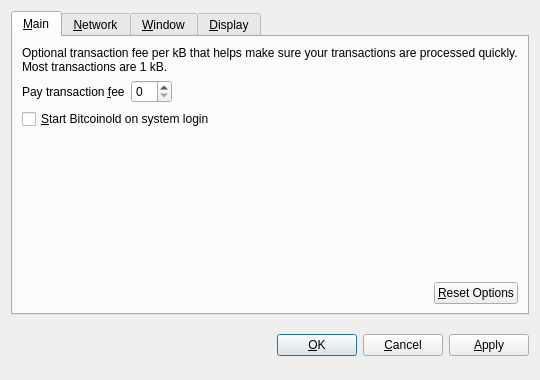
<?xml version="1.0" encoding="UTF-8"?>
<ui version="4.0">
 <class>OptionsDialog</class>
 <widget class="QDialog" name="OptionsDialog">
  <property name="geometry">
   <rect>
    <x>0</x>
    <y>0</y>
    <width>540</width>
    <height>380</height>
   </rect>
  </property>
  <property name="windowTitle">
   <string>Options</string>
  </property>
  <property name="modal">
   <bool>true</bool>
  </property>
  <layout class="QVBoxLayout" name="verticalLayout">
   <item>
    <widget class="QTabWidget" name="tabWidget">
     <property name="tabPosition">
      <enum>QTabWidget::North</enum>
     </property>
     <property name="currentIndex">
      <number>0</number>
     </property>
     <widget class="QWidget" name="tabMain">
      <attribute name="title">
       <string>&amp;Main</string>
      </attribute>
      <layout class="QVBoxLayout" name="verticalLayout_Main">
       <item>
        <widget class="QLabel" name="transactionFeeInfoLabel">
         <property name="text">
          <string>Optional transaction fee per kB that helps make sure your transactions are processed quickly. Most transactions are 1 kB.</string>
         </property>
         <property name="textFormat">
          <enum>Qt::PlainText</enum>
         </property>
         <property name="wordWrap">
          <bool>true</bool>
         </property>
        </widget>
       </item>
       <item>
        <layout class="QHBoxLayout" name="horizontalLayout_1_Main">
         <item>
          <widget class="QLabel" name="transactionFeeLabel">
           <property name="text">
            <string>Pay transaction &amp;fee</string>
           </property>
           <property name="textFormat">
            <enum>Qt::PlainText</enum>
           </property>
           <property name="buddy">
            <cstring>transactionFee</cstring>
           </property>
          </widget>
         </item>
         <item>
          <widget class="BitcoinoldAmountField" name="transactionFee"/>
         </item>
         <item>
          <spacer name="horizontalSpacer_1_Main">
           <property name="orientation">
            <enum>Qt::Horizontal</enum>
           </property>
           <property name="sizeHint" stdset="0">
            <size>
             <width>40</width>
             <height>20</height>
            </size>
           </property>
          </spacer>
         </item>
        </layout>
       </item>
       <item>
        <widget class="QCheckBox" name="bitcoinoldAtStartup">
         <property name="toolTip">
          <string>Automatically start Bitcoinold after logging in to the system.</string>
         </property>
         <property name="text">
          <string>&amp;Start Bitcoinold on system login</string>
         </property>
        </widget>
       </item>
       <item>
        <spacer name="verticalSpacer_Main">
         <property name="orientation">
          <enum>Qt::Vertical</enum>
         </property>
         <property name="sizeHint" stdset="0">
          <size>
           <width>20</width>
           <height>40</height>
          </size>
         </property>
        </spacer>
       </item>
       <item>
        <layout class="QHBoxLayout" name="horizontalLayout_2_Main">
         <item>
          <spacer name="horizontalSpacer_2_Main">
           <property name="orientation">
            <enum>Qt::Horizontal</enum>
           </property>
           <property name="sizeHint" stdset="0">
            <size>
             <width>40</width>
             <height>20</height>
            </size>
           </property>
          </spacer>
         </item>
         <item>
          <widget class="QPushButton" name="resetButton">
           <property name="toolTip">
            <string>Reset all client options to default.</string>
           </property>
           <property name="text">
            <string>&amp;Reset Options</string>
           </property>
           <property name="autoDefault">
            <bool>false</bool>
           </property>
          </widget>
         </item>
        </layout>
       </item>
      </layout>
     </widget>
     <widget class="QWidget" name="tabNetwork">
      <attribute name="title">
       <string>&amp;Network</string>
      </attribute>
      <layout class="QVBoxLayout" name="verticalLayout_Network">
       <item>
        <widget class="QCheckBox" name="mapPortUpnp">
         <property name="toolTip">
          <string>Automatically open the Bitcoinold client port on the router. This only works when your router supports UPnP and it is enabled.</string>
         </property>
         <property name="text">
          <string>Map port using &amp;UPnP</string>
         </property>
        </widget>
       </item>
       <item>
        <widget class="QCheckBox" name="connectSocks">
         <property name="toolTip">
          <string>Connect to the Bitcoinold network through a SOCKS proxy (e.g. when connecting through Tor).</string>
         </property>
         <property name="text">
          <string>&amp;Connect through SOCKS proxy:</string>
         </property>
        </widget>
       </item>
       <item>
        <layout class="QHBoxLayout" name="horizontalLayout_Network">
         <item>
          <widget class="QLabel" name="proxyIpLabel">
           <property name="text">
            <string>Proxy &amp;IP:</string>
           </property>
           <property name="textFormat">
            <enum>Qt::PlainText</enum>
           </property>
           <property name="buddy">
            <cstring>proxyIp</cstring>
           </property>
          </widget>
         </item>
         <item>
          <widget class="QValidatedLineEdit" name="proxyIp">
           <property name="maximumSize">
            <size>
             <width>140</width>
             <height>16777215</height>
            </size>
           </property>
           <property name="toolTip">
            <string>IP address of the proxy (e.g. 127.0.0.1)</string>
           </property>
          </widget>
         </item>
         <item>
          <widget class="QLabel" name="proxyPortLabel">
           <property name="text">
            <string>&amp;Port:</string>
           </property>
           <property name="textFormat">
            <enum>Qt::PlainText</enum>
           </property>
           <property name="buddy">
            <cstring>proxyPort</cstring>
           </property>
          </widget>
         </item>
         <item>
          <widget class="QLineEdit" name="proxyPort">
           <property name="maximumSize">
            <size>
             <width>55</width>
             <height>16777215</height>
            </size>
           </property>
           <property name="toolTip">
            <string>Port of the proxy (e.g. 9050)</string>
           </property>
          </widget>
         </item>
         <item>
          <widget class="QLabel" name="socksVersionLabel">
           <property name="text">
            <string>SOCKS &amp;Version:</string>
           </property>
           <property name="textFormat">
            <enum>Qt::PlainText</enum>
           </property>
           <property name="buddy">
            <cstring>socksVersion</cstring>
           </property>
          </widget>
         </item>
         <item>
          <widget class="QValueComboBox" name="socksVersion">
           <property name="toolTip">
            <string>SOCKS version of the proxy (e.g. 5)</string>
           </property>
          </widget>
         </item>
         <item>
          <spacer name="horizontalSpacer_Network">
           <property name="orientation">
            <enum>Qt::Horizontal</enum>
           </property>
           <property name="sizeHint" stdset="0">
            <size>
             <width>40</width>
             <height>20</height>
            </size>
           </property>
          </spacer>
         </item>
        </layout>
       </item>
       <item>
        <spacer name="verticalSpacer_Network">
         <property name="orientation">
          <enum>Qt::Vertical</enum>
         </property>
         <property name="sizeHint" stdset="0">
          <size>
           <width>20</width>
           <height>40</height>
          </size>
         </property>
        </spacer>
       </item>
      </layout>
     </widget>
     <widget class="QWidget" name="tabWindow">
      <attribute name="title">
       <string>&amp;Window</string>
      </attribute>
      <layout class="QVBoxLayout" name="verticalLayout_Window">
       <item>
        <widget class="QCheckBox" name="minimizeToTray">
         <property name="toolTip">
          <string>Show only a tray icon after minimizing the window.</string>
         </property>
         <property name="text">
          <string>&amp;Minimize to the tray instead of the taskbar</string>
         </property>
        </widget>
       </item>
       <item>
        <widget class="QCheckBox" name="minimizeOnClose">
         <property name="toolTip">
          <string>Minimize instead of exit the application when the window is closed. When this option is enabled, the application will be closed only after selecting Quit in the menu.</string>
         </property>
         <property name="text">
          <string>M&amp;inimize on close</string>
         </property>
        </widget>
       </item>
       <item>
        <spacer name="verticalSpacer_Window">
         <property name="orientation">
          <enum>Qt::Vertical</enum>
         </property>
         <property name="sizeHint" stdset="0">
          <size>
           <width>20</width>
           <height>40</height>
          </size>
         </property>
        </spacer>
       </item>
      </layout>
     </widget>
     <widget class="QWidget" name="tabDisplay">
      <attribute name="title">
       <string>&amp;Display</string>
      </attribute>
      <layout class="QVBoxLayout" name="verticalLayout_Display">
       <item>
        <layout class="QHBoxLayout" name="horizontalLayout_1_Display">
         <item>
          <widget class="QLabel" name="langLabel">
           <property name="text">
            <string>User Interface &amp;language:</string>
           </property>
           <property name="textFormat">
            <enum>Qt::PlainText</enum>
           </property>
           <property name="buddy">
            <cstring>lang</cstring>
           </property>
          </widget>
         </item>
         <item>
          <widget class="QValueComboBox" name="lang">
           <property name="toolTip">
            <string>The user interface language can be set here. This setting will take effect after restarting Bitcoinold.</string>
           </property>
          </widget>
         </item>
        </layout>
       </item>
       <item>
        <layout class="QHBoxLayout" name="horizontalLayout_2_Display">
         <item>
          <widget class="QLabel" name="unitLabel">
           <property name="text">
            <string>&amp;Unit to show amounts in:</string>
           </property>
           <property name="textFormat">
            <enum>Qt::PlainText</enum>
           </property>
           <property name="buddy">
            <cstring>unit</cstring>
           </property>
          </widget>
         </item>
         <item>
          <widget class="QValueComboBox" name="unit">
           <property name="toolTip">
            <string>Choose the default subdivision unit to show in the interface and when sending coins.</string>
           </property>
          </widget>
         </item>
        </layout>
       </item>
       <item>
        <widget class="QCheckBox" name="displayAddresses">
         <property name="toolTip">
          <string>Whether to show Bitcoinold addresses in the transaction list or not.</string>
         </property>
         <property name="text">
          <string>&amp;Display addresses in transaction list</string>
         </property>
        </widget>
       </item>
       <item>
        <spacer name="verticalSpacer_Display">
         <property name="orientation">
          <enum>Qt::Vertical</enum>
         </property>
         <property name="sizeHint" stdset="0">
          <size>
           <width>20</width>
           <height>40</height>
          </size>
         </property>
        </spacer>
       </item>
      </layout>
     </widget>
    </widget>
   </item>
   <item>
    <layout class="QHBoxLayout" name="horizontalLayout_Buttons">
     <item>
      <spacer name="horizontalSpacer_1">
       <property name="orientation">
        <enum>Qt::Horizontal</enum>
       </property>
       <property name="sizeHint" stdset="0">
        <size>
         <width>40</width>
         <height>48</height>
        </size>
       </property>
      </spacer>
     </item>
     <item>
      <widget class="QLabel" name="statusLabel">
       <property name="font">
        <font>
         <weight>75</weight>
         <bold>true</bold>
        </font>
       </property>
       <property name="text">
        <string/>
       </property>
       <property name="textFormat">
        <enum>Qt::PlainText</enum>
       </property>
       <property name="wordWrap">
        <bool>true</bool>
       </property>
      </widget>
     </item>
     <item>
      <spacer name="horizontalSpacer_2">
       <property name="orientation">
        <enum>Qt::Horizontal</enum>
       </property>
       <property name="sizeHint" stdset="0">
        <size>
         <width>40</width>
         <height>48</height>
        </size>
       </property>
      </spacer>
     </item>
     <item>
      <widget class="QPushButton" name="okButton">
       <property name="text">
        <string>&amp;OK</string>
       </property>
      </widget>
     </item>
     <item>
      <widget class="QPushButton" name="cancelButton">
       <property name="text">
        <string>&amp;Cancel</string>
       </property>
       <property name="autoDefault">
        <bool>false</bool>
       </property>
      </widget>
     </item>
     <item>
      <widget class="QPushButton" name="applyButton">
       <property name="text">
        <string>&amp;Apply</string>
       </property>
       <property name="autoDefault">
        <bool>false</bool>
       </property>
      </widget>
     </item>
    </layout>
   </item>
  </layout>
 </widget>
 <customwidgets>
  <customwidget>
   <class>BitcoinoldAmountField</class>
   <extends>QSpinBox</extends>
   <header>bitcoinoldamountfield.h</header>
  </customwidget>
  <customwidget>
   <class>QValueComboBox</class>
   <extends>QComboBox</extends>
   <header>qvaluecombobox.h</header>
  </customwidget>
  <customwidget>
   <class>QValidatedLineEdit</class>
   <extends>QLineEdit</extends>
   <header>qvalidatedlineedit.h</header>
  </customwidget>
 </customwidgets>
 <resources/>
 <connections/>
</ui>
